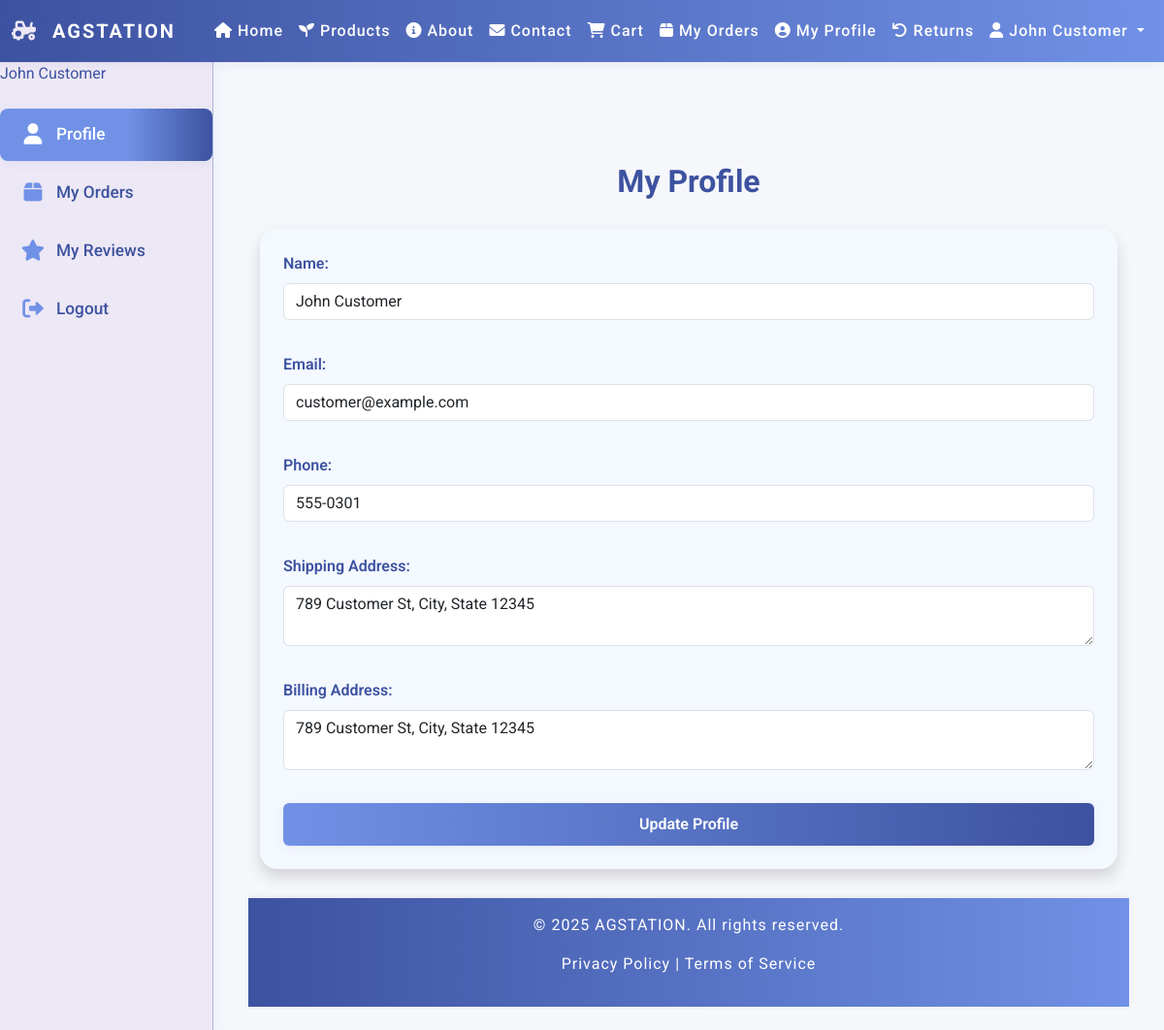
The app's page /user/profile.php (signed in) with its own data.
### tables this page shows
CREATE TABLE WebsiteCustomers (
    customer_id INT PRIMARY KEY AUTO_INCREMENT,
    name VARCHAR(255) NOT NULL,
    email VARCHAR(255) UNIQUE,
    password_hash VARCHAR(255) NOT NULL,
    phone VARCHAR(50),
    shipping_address TEXT,
    billing_address TEXT,
    created_at DATETIME DEFAULT CURRENT_TIMESTAMP
);

### user/profile.php (the view, shortened to what this page needs)
<?php
require_once '../config/db.php';
require_once '../includes/header.php';
$customer_id = $_SESSION['customer_id'];
try {
    $stmt = $pdo->prepare("SELECT * FROM WebsiteCustomers WHERE customer_id = ?");
    $stmt->execute([$customer_id]);
    $customer = $stmt->fetch(PDO::FETCH_ASSOC);
} catch (PDOException $e) {
    die("Database error: " . $e->getMessage());
}
?>
<!DOCTYPE html>
<html lang="en">
<head>
    <link href="https://cdn.jsdelivr.net/npm/bootstrap@5.3.0/dist/css/bootstrap.min.css" rel="stylesheet">
    <link rel="stylesheet" href="../assets/css/style.css">
</head>
<body>
    <div class="container mt-5">
        <h2 class="text-center mb-4">My Profile</h2>
        <form method="POST" action="" class="card p-4 shadow">
            <div class="mb-3">
                <label for="name" class="form-label">Name:</label>
                <input type="text" name="name" id="name" class="form-control" value="<?= htmlspecialchars($customer['name'] ?? '') ?>" required>
            </div>
            <div class="mb-3">
                <label for="email" class="form-label">Email:</label>
                <input type="email" name="email" id="email" class="form-control" value="<?= htmlspecialchars($customer['email'] ?? '') ?>" required>
            </div>
            <div class="mb-3">
                <label for="phone" class="form-label">Phone:</label>
                <input type="text" name="phone" id="phone" class="form-control" value="<?= htmlspecialchars($customer['phone'] ?? '') ?>">
            </div>
            <div class="mb-3">
                <label for="shipping_address" class="form-label">Shipping Address:</label>
                <textarea name="shipping_address" id="shipping_address" class="form-control"><?= htmlspecialchars($customer['shipping_address'] ?? '') ?></textarea>
            </div>
            <div class="mb-3">
                <label for="billing_address" class="form-label">Billing Address:</label>
                <textarea name="billing_address" id="billing_address" class="form-control"><?= htmlspecialchars($customer['billing_address'] ?? '') ?></textarea>
            </div>
            <div class="d-grid">
                <button type="submit" class="btn btn-primary">Update Profile</button>
            </div>
        </form>
    </div>
    <?php require_once '../includes/footer.php'; ?>
</body>
</html>

### assets/css/style.css (style rules this page uses)
html, body { height: 100%; margin: 0; padding: 0; }
body { font-family: 'Roboto', sans-serif; margin: 0; padding: 0; background: #EDE8F5; color: #222; min-height: 100vh; display: flex; flex-direction: column; height: 100vh; }
h1, h2 { text-align: center; color: #3D52A0; font-weight: 700; margin-bottom: 20px; }
.btn, button { font-weight: 600; border-radius: 6px; padding: 10px 24px; transition: all 0.2s; box-shadow: 0 2px 8px rgba(61, 82, 160, 0.08); }
.btn-primary, .btn-primary:focus { background: linear-gradient(90deg, #7091E6 0%, #3D52A0 100%); border: none; color: #fff; }
.card { border: none; border-radius: 16px; box-shadow: 0 4px 24px rgba(61, 82, 160, 0.10); transition: transform 0.3s, box-shadow 0.3s; background: #fff; overflow: hidden; max-width: 100%; width: 100%; -webkit-transition: transform 0.3s, box-shadow 0.3s; -moz-transition: transform 0.3s, box-shadow 0.3s; -ms-transition: transform 0.3s, box-shadow 0.3s; -o-transition: transform 0.3s, box-shadow 0.3s; }
form { background: #fff; border-radius: 12px; box-shadow: 0 4px 16px rgba(61, 82, 160, 0.10); padding: 30px; margin: 30px auto; max-width: 500px; animation: fadeIn 0.5s; }
form label { font-weight: 600; color: #3D52A0; }
form input, form textarea, form select { border-radius: 6px; border: 1px solid #ADB8DA; padding: 12px; margin-bottom: 18px; font-size: 1rem; transition: border-color 0.2s; -webkit-transition: border-color 0.2s; -moz-transition: border-color 0.2s; -ms-transition: border-color 0.2s; -o-transition: border-color 0.2s; }
.card { border-radius: 18px; border: none; box-shadow: 0 2px 12px rgba(59, 91, 219, 0.08); transition: transform 0.15s, box-shadow 0.15s; height: 100%; display: flex; flex-direction: column; background: #f4f8ff; }

### records on screen
websitecustomers: name "John Customer", email "customer@example.com", phone "555-0301", shipping_address "789 Customer St, City, State 12345", billing_address "789 Customer St, City, State 12345"

### other values on screen
$_SESSION['name'] "John Customer"
